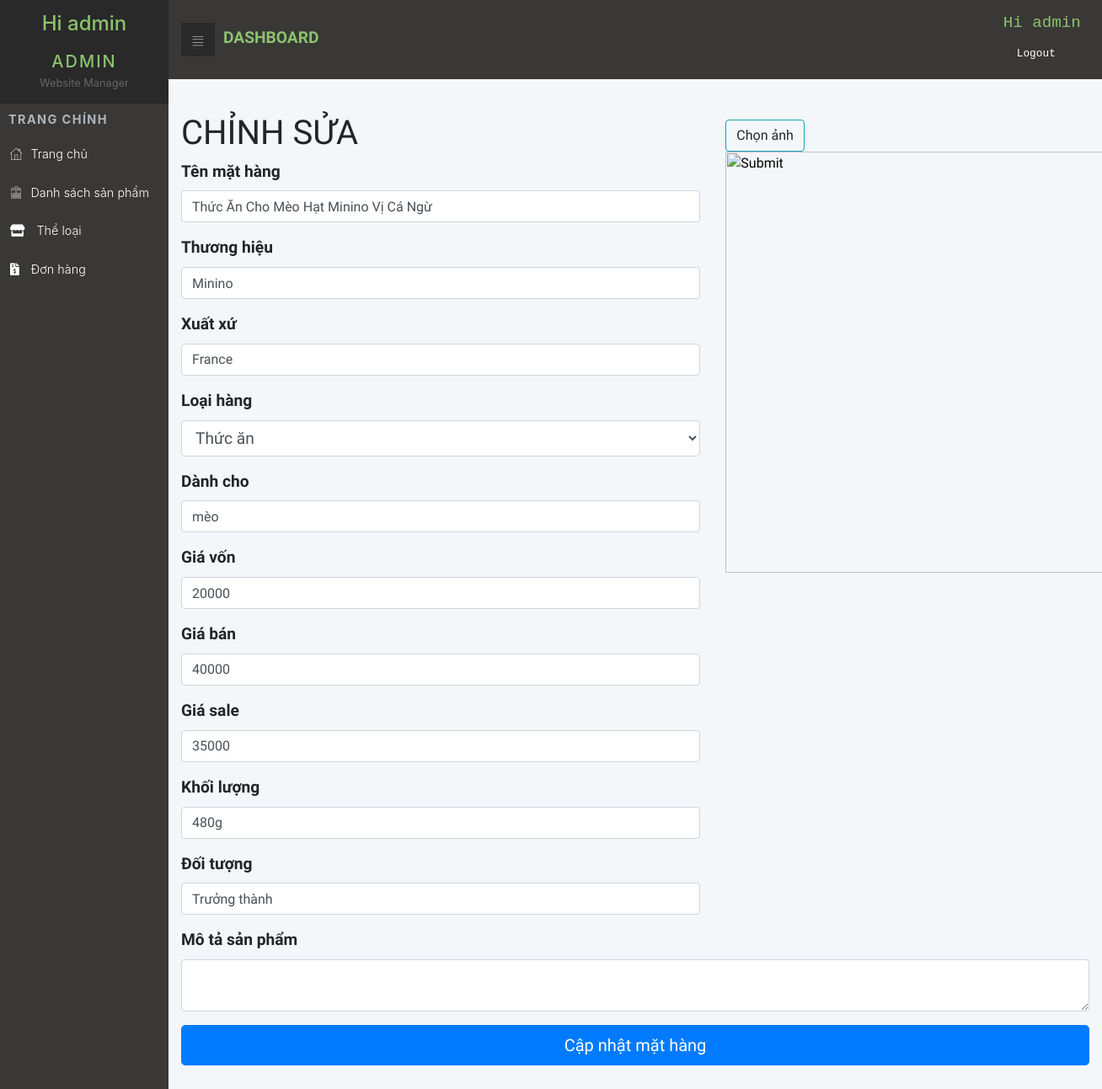
Page /admin/index.php?controller=product&action=edit&id=10 (signed in) on the committed database.
### tables this page shows
CREATE TABLE `products` (
  `product_id` int(11) NOT NULL,
  `product_name` varchar(100) NOT NULL,
  `brand` varchar(45) NOT NULL,
  `item_weight` varchar(45) NOT NULL,
  `cost_price` decimal(10,0) NOT NULL,
  `sell_price` decimal(10,0) NOT NULL,
  `sale_price` decimal(10,0) DEFAULT NULL,
  `description` varchar(255) DEFAULT NULL,
  `age_range` varchar(45) NOT NULL,
  `origin` varchar(45) NOT NULL,
  `image_url` longtext DEFAULT NULL,
  `intended_for` varchar(45) DEFAULT NULL,
  `category_id` int(11) NOT NULL,
  `amount` int(11) DEFAULT NULL
);

CREATE TABLE `categories` (
  `category_id` int(11) NOT NULL,
  `category_name` varchar(45) NOT NULL
);

### admin/db.php (called while the page is built)
<?php
class DB
{
    private static $connection;
    public static function getInstance()
    {
        if (!isset($connection)) {
            try {
                self::$connection = new PDO("mysql:host=localhost;dbname=website_manager;charset=utf8mb4", "trinh", "trinh");
                self::$connection->setAttribute(PDO::ATTR_ERRMODE, PDO::ERRMODE_EXCEPTION);
            } catch (PDOException $e) {
                echo "Connection failed: " . $e->getMessage();
            }
        }
        return  self::$connection;
    }
}

### admin/models/product.php (called while the page is built, shortened)
<?php
require_once("./db.php");
class Products
{
    public static function getProduct($id)
    {
        $sql = "SELECT t1.*, t2.category_name AS category
        FROM products t1
        LEFT JOIN categories t2
        ON t1.category_id = t2.category_id
        WHERE t1.product_id = $id;";
        $statement = DB::getInstance()->prepare($sql);
        $statement->execute();
        $rowdata = $statement->fetch();
        $product = new Products();
        $product->id = $rowdata["product_id"];
        $product->name = $rowdata["product_name"];
        $product->brand = $rowdata["brand"];
        $product->weight = $rowdata["item_weight"];
        $product->cost_price = $rowdata["cost_price"];
        $product->sell_price = $rowdata["sell_price"];
        $product->sale_price = $rowdata["sale_price"];
        $product->description = $rowdata["description"];
        $product->ageRange = $rowdata["age_range"];
        $product->origin = $rowdata["origin"];
        $product->category_id = $rowdata["category_id"];
        $product->image_url = $rowdata["image_url"];
        $product->category = $rowdata["category"];
        $product->intended_for = $rowdata["intended_for"];
        return $product;
    }
}

### admin/models/categories.php (called while the page is built, shortened)
<?php
require_once("./db.php");
class Categories
{
    public static function all()
    {
        $sql = "SELECT *
        FROM categories ";
        $statement = DB::getInstance()->prepare($sql);
        $statement->execute();
        $rowdata = $statement->fetchAll();
        $list = [];
        foreach ($rowdata as $row) {
            $entity = new Categories();
            $entity->category_id = $row['category_id'];
            $entity->category_name = $row['category_name'];
            $list[] = $entity;
        }
        return $list;
    }
}

### admin/views/products/edit.php (the view, shortened to what this page needs)
<form method="post">
    <div class="row">
        <div class="col-md-7">
            <h1 style="padding-top:1em">CHỈNH SỬA </h1>
            <div class="form-group">
                <label for="exampleFormControlInput1">Tên mặt hàng</label>
                <input type="text" class="form-control" name="name" id="exampleFormControlInput1" value="<?php echo $product->name ?>" required="" />
            </div>
            <div class="form-group">
                <label for="exampleFormControlInput1">Thương hiệu</label>
                <input type="text" class="form-control" name="brand" id="exampleFormControlInput1" value="<?php echo $product->brand ?>" required="" />
            </div>
            <div class="form-group">
                <label for="exampleFormControlInput1">Xuất xứ</label>
                <input type="text" class="form-control" name="origin" id="exampleFormControlInput1" value="<?php echo $product->origin ?>" required="" />
            </div>
            <div class="form-group">
                <label for="exampleFormControlSelect1">Loại hàng</label>
                <select class="form-control" name="category_id" id="exampleFormControlSelect1">
                    <?php
                    foreach ($categories as $key => $category) {
                        echo "<option value= '$category->category_id'" . ($category->category_id == $product->category_id ? 'selected' : '') . " > $category->category_name"  . "</option>";
                    }
                    ?>
                </select>
            </div>
            <div class="form-group">
                <label for="exampleFormControlInput1">Dành cho</label>
                <input type="text" class="form-control" name="intended_for" id="exampleFormControlInput1" value="<?php echo $product->intended_for ?>" required="" />
            </div>
            <div class="form-group">
                <label for="exampleFormControlInput1">Giá vốn</label>
                <input type="number" class="form-control" name="cost_price" id="exampleFormControlInput1" value="<?php echo $product->cost_price ?>" required min="0" step="0.01" value="0" />
            </div>
            <div class="form-group">
                <label for="exampleFormControlInput1">Giá bán</label>
                <input type="number" class="form-control" name="sell_price" id="exampleFormControlInput1" value="<?php echo $product->sell_price ?>" required min="0" step="0.01" value="0" />
            </div>
            <div class="form-group">
                <label for="exampleFormControlInput1">Giá sale</label>
                <input type="number" class="form-control" name="sale_price" id="test"  value="<?php echo $product->sale_price ?>" required min="0" step="0.01" value="0.01" />
            </div>
            <div class="form-group">
                <label for="exampleFormControlInput1">Khối lượng</label>
                <input type="text" class="form-control" name="weight" id="exampleFormControlInput1" value="<?php echo $product->weight ?>" required="" />
            </div>
            <div class="form-group">
                <label for="exampleFormControlInput1">Đối tượng</label>
                <input type="text" class="form-control" name="ageRange" id="exampleFormControlInput1" value="<?php echo $product->ageRange ?>" required="" />
            </div>
        </div>
        <div class="col-md-5">
            <div id="choose-avatar" style="height: 344px; width:500px; padding-top:3em ">
                <a type="button" class="btn btn-outline-info" onclick="input_avatar.click()" class="btn btn-sm btn-light" required>
                    Chọn ảnh
                </a>
                <div style="height:500px; width:500px">
                    <input type="image" id="avatar_preview" src="<?php echo $product->image_url ?>" style="height:500px; width:500px" />
                </div>
            </div>
        </div>
    </div>
    <div class="form-group">
        <label for="exampleFormControlInput1">Mô tả sản phẩm</label>
        <textarea type="text" class="form-control" name="description" id="exampleFormControlInput1" row=3> <?php echo $product->description ?></textarea>
    </div>
    <div class="form-group">
        <button type="submit" class="btn btn-primary btn-lg btn-block">
            Cập nhật mặt hàng
        </button>
    </div>
</form>

### admin/assets/css/style.default.css (style rules this page uses)
a { display: inline-block; text-decoration: none; color: #fff; }
body { overflow-x: hidden; }
label { font-size: 0.9rem; }
.form-control { height: calc(2.4rem + 2px); padding: 0.45rem 0.75rem; font-size: 1rem; line-height: 1.5; color: #495057; border-radius: 0; }
textarea.form-control { height: auto; }
select.form-control { font-weight: 300; }
select.form-control option { color: #999; font-weight: 300; }
.form-group { margin-bottom: 10px; }
button { cursor: pointer; }
.btn { font-weight: 400; border: 1px solid transparent; padding: 0.45rem 0.75rem; font-size: 0.9rem; line-height: 1.5; border-radius: 0; -webkit-transition: color 0.15s ease-in-out, background-color 0.15s ease-in-out, border-color 0.15s ease-in-out, -webkit-box-shadow 0.15s ease-in-out; transition: color 0.15s ease-in-out, background-color 0.15s ease-in-out, border-color 0.15s ease-in-out, -webkit-box-shadow 0.15s ease-in-out; transition: color 0.15s ease-in-out, background-color 0.15s ease-in-out, border-color 0.15s ease-in-out, box-shadow 0.15s ease-in-out; transition: color 0.15s ease-in-out, background-color 0.15s ease-in-out, border-color 0.15s ease-in-out, box-shadow 0.15s ease-in-out, -webkit-box-shadow 0.15s ease-in-out; }
.btn-primary { color: color-yiq(#33b35a); background-color: #33b35a; border-color: #33b35a; }
.btn-outline-info { color: #17a2b8; background-color: transparent; background-image: none; border-color: #17a2b8; }
.btn-lg { padding: 0.5rem 1rem; font-size: 1.25rem; line-height: 1.5; border-radius: 0; }
body { font-family: "Roboto", sans-serif; font-size: 1rem; font-weight: 400; line-height: 1.5; color: #212529; background-color: #fff; }
a { color: #33b35a; text-decoration: none; }
h1, h2, h3, h4, h5, h6, .h1, .h2, .h3, .h4, .h5, .h6 { margin-bottom: 0.5rem; font-family: inherit; font-weight: 700; line-height: 1.1; color: inherit; }
h1, .h1 { font-size: 1.5rem; }

### admin/assets/css/custom.css (style rules this page uses)
body { max-height: fit-content; }
.form-group label { font-size: larger; font-weight: 700; }
.form-group select { font-size: larger; font-weight: 400; }

### rows in the picture
products: name "Thức Ăn Cho Mèo Hạt Minino Vị Cá Ngừ", brand "Minino", origin "France", category_id "Thức ăn", intended_for "mèo", cost_price "20000", sell_price "40000", sale_price "35000", weight "480g", ageRange "Trưởng thành"

### other values in the picture
$_SESSION["username"] "admin"
